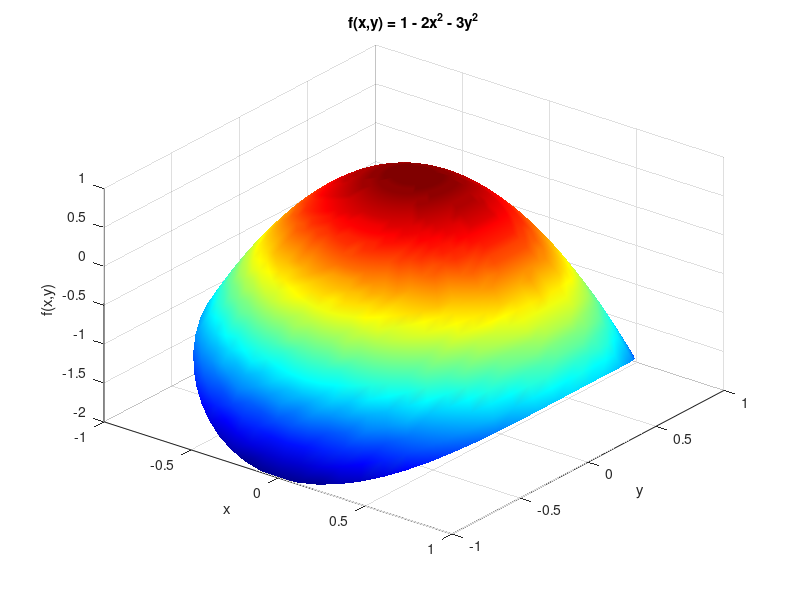

The MATLAB source for this figure:
% LW4, variant 1: mandatory task a.
r = linspace(0, 1, 31);
theta = linspace(0, 2*pi, 61);
[theta, r] = meshgrid(theta, r);
x = r.*cos(theta);
y = r.*sin(theta);
z = 1 - 2*x.^2 - 3*y.^2;

figure;
surf(x, y, z);
colormap('jet');
shading interp;
view(38, 38);
xlabel('x');
ylabel('y');
zlabel('f(x,y)');
title('f(x,y) = 1 - 2x^2 - 3y^2');
grid on;
axis tight;
saveas(gcf, 'LW4_var1_Robertas_Burbo_1.png');
